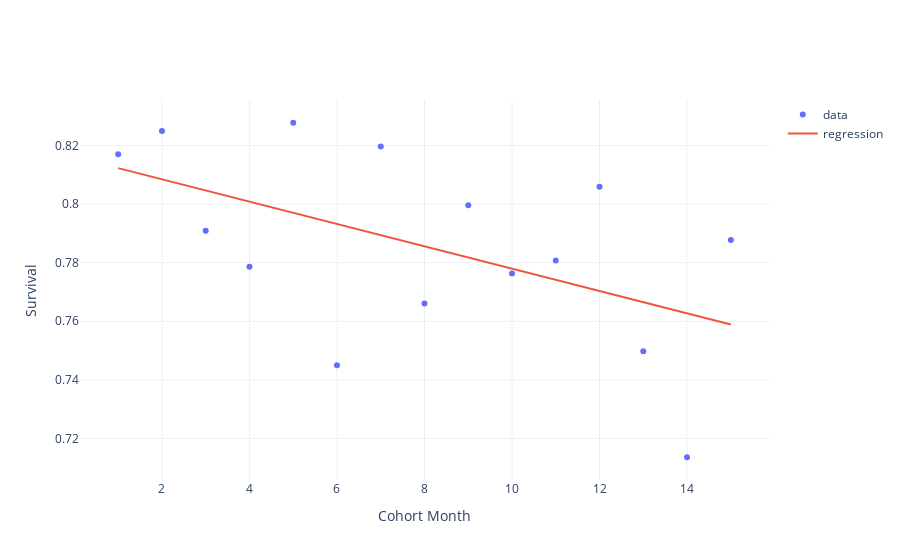

Notebook code for this chart:
### Markdown cell above
The survival curves above show spread, but is there a trend between earlier and more recent cohorts as we just saw in retention?

### Code cell
month = 2

df = ps.data[ps.data['Months Since First Loan Disbursed']==month][['cohort', 'borrower_survival']]
df['month'] = np.arange(1, len(df)+1)

slope, intercept, r, p, se = linregress(x=df.month, y=df.borrower_survival)
fit = slope*df['month'] + intercept

fig = go.Figure([
    go.Scatter(name='data', x=df.month, y=df.borrower_survival, mode='markers'),
    go.Scatter(name='regression', x=df.month, y=fit, mode='lines')
])

fig.update_layout(xaxis=dict(title='Cohort Month'), yaxis=dict(title='Survival'))

fig.show()
print(f'R-squared: {round(r**2, 3)}')
print(f'Slope: {round(slope, 3)}')

### Figure 1 — Plotly figure (JSON) as saved in the notebook; plotly's stock layout.template omitted (floating-point values rounded to 4 significant figures)
{"data": [{"mode": "markers", "name": "data", "type": "scatter", "x": [1, 2, 3, 4, 5, 6, 7, 8, 9, 10, 11, 12, 13, 14, 15], "y": [0.817, 0.825, 0.7909, 0.7786, 0.8278, 0.745, 0.8197, 0.7661, 0.7996, 0.7763, 0.7807, 0.806, 0.7497, 0.7136, 0.7878]}, {"mode": "lines", "name": "regression", "type": "scatter", "x": [1, 2, 3, 4, 5, 6, 7, 8, 9, 10, 11, 12, 13, 14, 15], "y": [0.8123, 0.8085, 0.8046, 0.8008, 0.797, 0.7932, 0.7894, 0.7856, 0.7818, 0.7779, 0.7741, 0.7703, 0.7665, 0.7627, 0.7589]}], "layout": {"xaxis": {"title": {"text": "Cohort Month"}}, "yaxis": {"title": {"text": "Survival"}}}}
